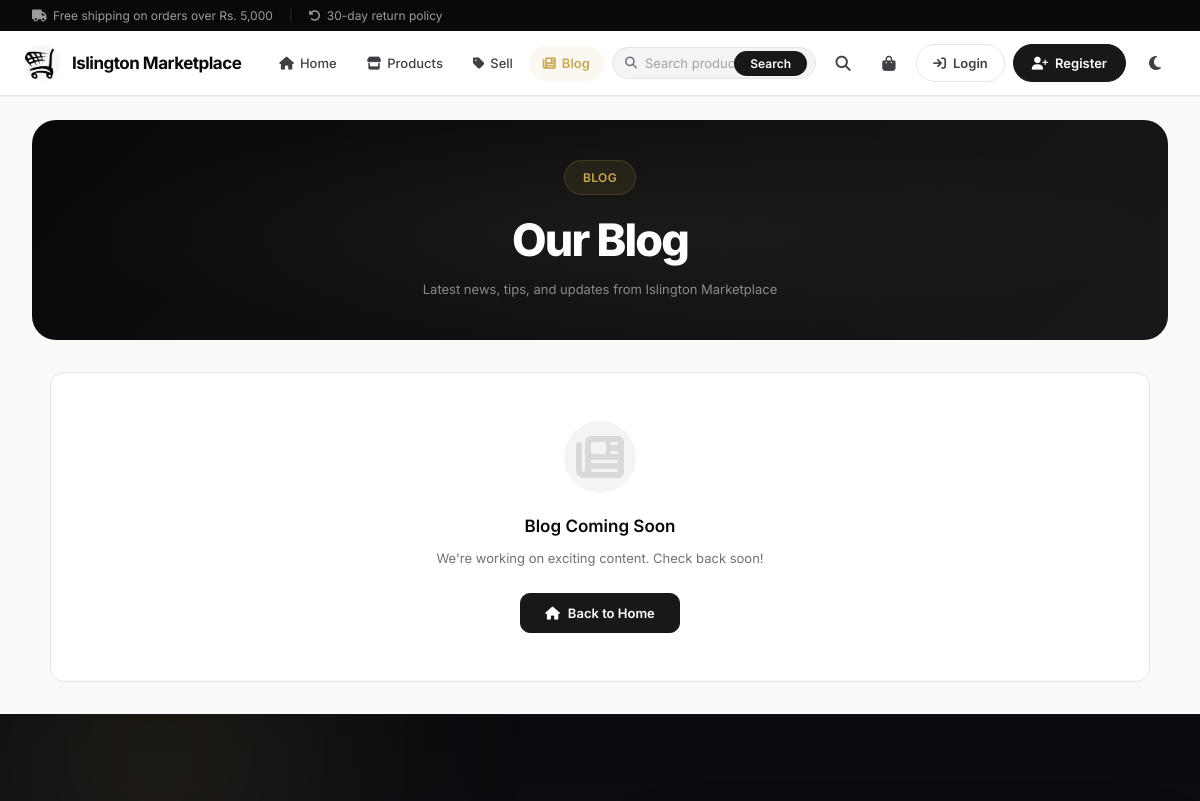
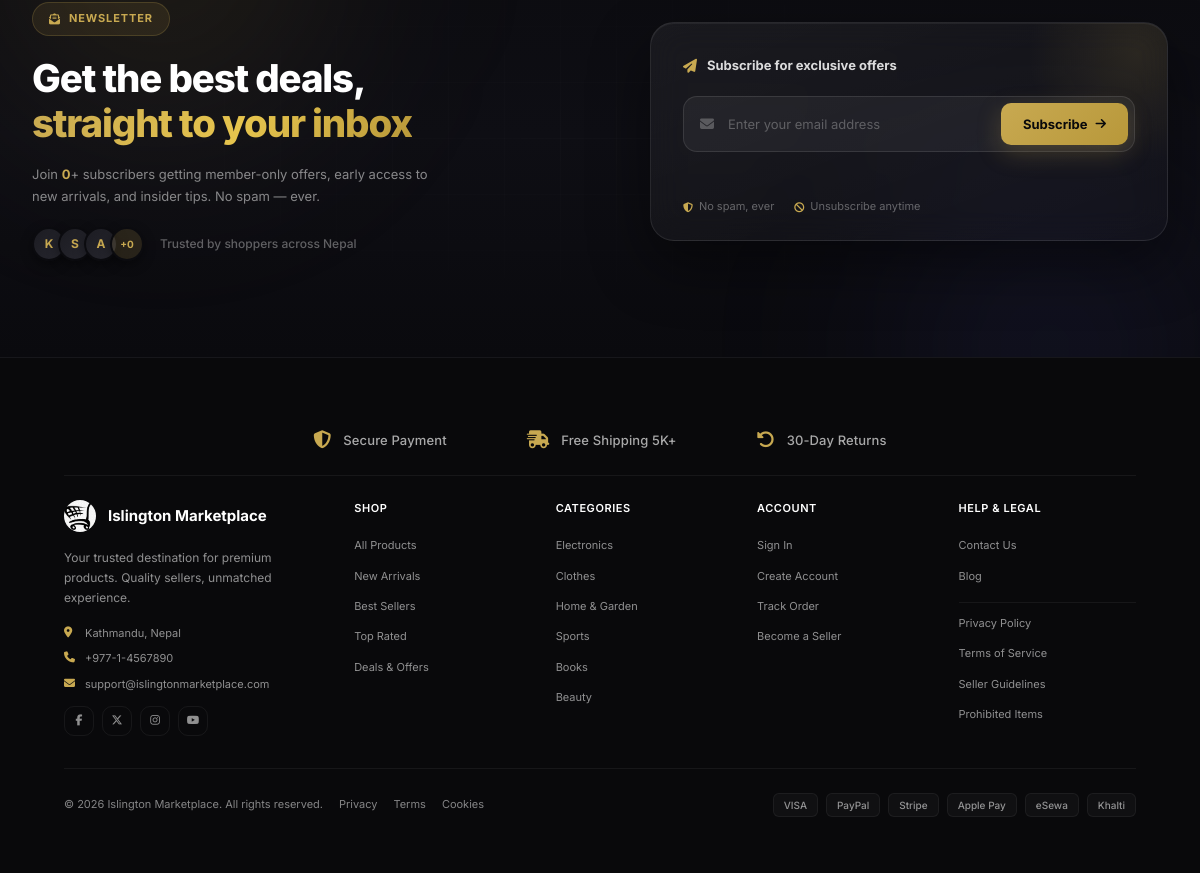
Page /blog/ on the earlier database version (2 pictures, top to bottom).
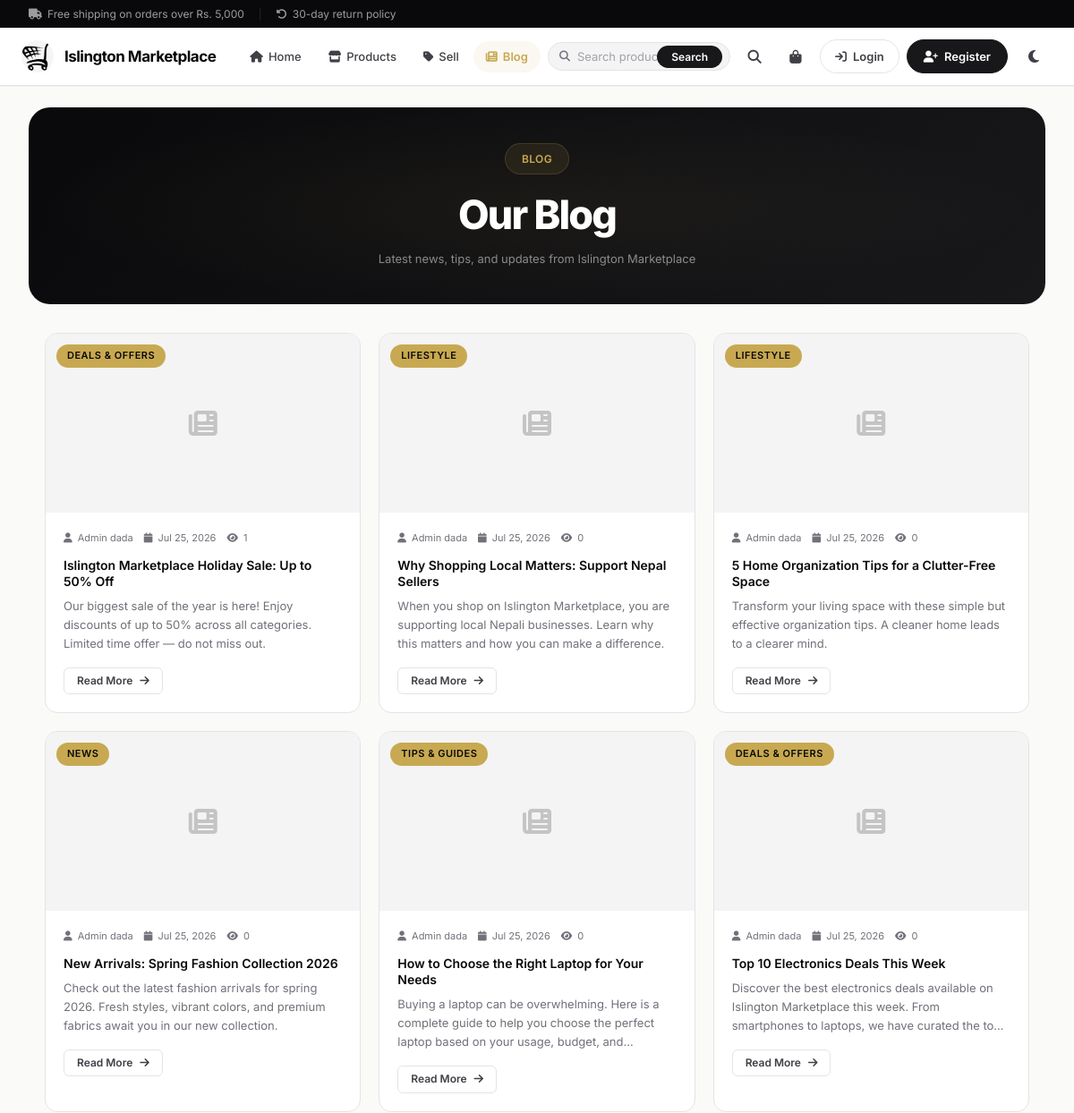
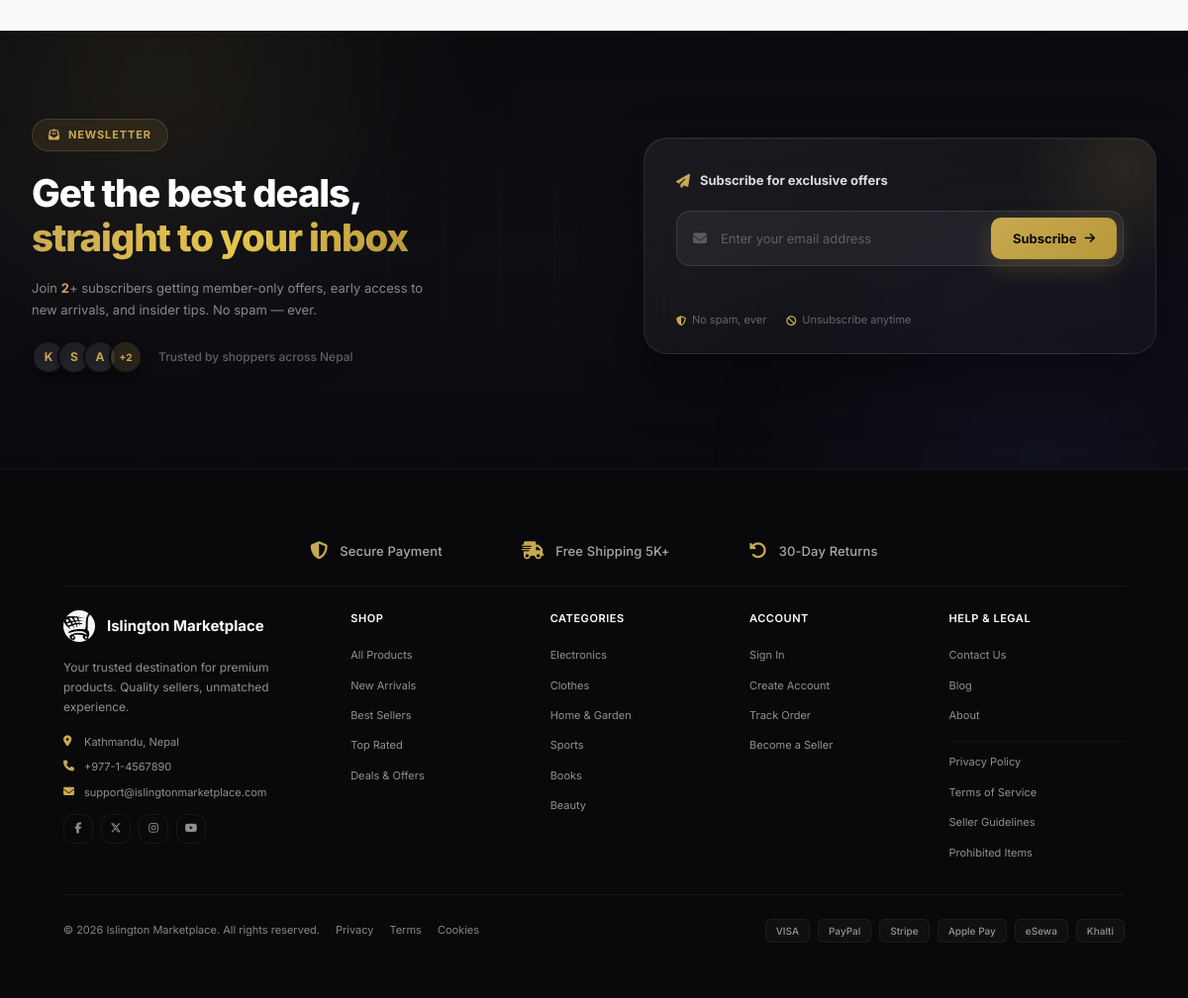
Same page on the later database version (2 pictures, top to bottom).
### blog/models.py (models this page shows, shortened)
class BlogPost(models.Model):
    title = models.CharField(max_length=200)
    slug = models.SlugField(unique=True, blank=True)
    author = models.ForeignKey(User, on_delete=models.CASCADE, related_name='blog_posts')
    excerpt = models.TextField(max_length=300, help_text='Short summary shown on blog listing')
    content = models.TextField()
    featured_image = models.URLField(blank=True, help_text='URL of the blog post image')
    category = models.CharField(max_length=50, blank=True, choices=[
        ('', 'Uncategorized'),
        ('news', 'News'),
        ('tips', 'Tips & Guides'),
        ('deals', 'Deals & Offers'),
        ('lifestyle', 'Lifestyle'),
    ])
    is_published = models.BooleanField(default=True)
    views_count = models.PositiveIntegerField(default=0)
    created_at = models.DateTimeField(auto_now_add=True)
    updated_at = models.DateTimeField(auto_now=True)
    class Meta:
        ordering = ['-created_at']

### pages/models.py (models this page shows, shortened)
class Page(models.Model):
    title = models.CharField(max_length=200)
    slug = models.SlugField(unique=True, blank=True)
    content = models.TextField()
    is_published = models.BooleanField(default=True)
    created_at = models.DateTimeField(auto_now_add=True)
    updated_at = models.DateTimeField(auto_now=True)
    class Meta:
        ordering = ['-created_at']

### blog/views.py (the view)
# urls.py: path('', views.blog, name='blog'),
def blog(request):
    posts = BlogPost.objects.filter(is_published=True)
    paginator = Paginator(posts, 6)
    page = request.GET.get('page')
    posts = paginator.get_page(page)
    return render(request, 'blog/blog.html', {'posts': posts})

### marketplace/context_processors.py (called while the page is built, shortened)
def cart_context(request):
    context = {
        'cart_item_count': 0,
        'wishlist_count': 0,
    }
    if request.user.is_authenticated:
        try:
            cart = Cart.objects.get(user=request.user)
            context['cart_item_count'] = cart.total_items
            context['cart_total'] = cart.total_price
        except Cart.DoesNotExist:
            pass
        try:
            wishlist = Wishlist.objects.get(user=request.user)
            context['wishlist_count'] = wishlist.products.count()
        except Wishlist.DoesNotExist:
            pass
    else:
        session_key = request.session.session_key
    return context

def notifications_context(request):
    from django.contrib.messages import get_messages
    messages = []
    storage = get_messages(request)
    for message in storage:
        messages.append({
            'tags': message.tags,
            'message': str(message),
        })
    return {'toast_messages': messages}

### pages/context_processors.py (called while the page is built)
def nav_pages(request):
    nav_pages = Page.objects.filter(is_published=True).order_by('title')
    return {'nav_pages': nav_pages}

### templates/blog/blog.html (shortened to what this page needs)
{% extends 'master/base.html' %}
{% load static %}
{% block content %}
<section class="page-header">
    <div class="page-header-content">
        <span class="section-badge">Blog</span>
        <h1>Our Blog</h1>
        <p>Latest news, tips, and updates from Islington Marketplace</p>
    </div>
</section>
<section class="blog-page fade-in">
    {% if posts %}
    <div class="blog-grid">
        {% for post in posts %}
        <article class="blog-card">
            <div class="blog-card-image">
                {% if post.featured_image %}
                    <img src="{{ post.featured_image }}" alt="{{ post.title }}" loading="lazy">
                {% else %}
                    <div class="blog-card-placeholder">
                        <i class="fas fa-newspaper" style="font-size: 2rem; opacity: 0.2;"></i>
                    </div>
                {% endif %}
                {% if post.category %}
                <span class="blog-card-category">{{ post.get_category_display }}</span>
                {% endif %}
            </div>
            <div class="blog-card-body">
                <div class="blog-card-meta">
                    <span><i class="fas fa-user"></i> {{ post.author.get_full_name|default:post.author.username }}</span>
                    <span><i class="fas fa-calendar"></i> {{ post.created_at|date:"M d, Y" }}</span>
                    <span><i class="fas fa-eye"></i> {{ post.views_count }}</span>
                </div>
                <h3 class="blog-card-title"><a href="{% url 'blog_detail' post.slug %}">{{ post.title }}</a></h3>
                <p class="blog-card-excerpt">{{ post.excerpt }}</p>
                <a href="{% url 'blog_detail' post.slug %}" class="btn btn-sm btn-outline">Read More <i class="fas fa-arrow-right"></i></a>
            </div>
        </article>
        {% endfor %}
    </div>
    {% else %}
    <div class="empty-state" style="padding: var(--sp-12);">
        <div class="empty-icon">
            <i class="fas fa-newspaper" style="font-size: 3rem; opacity: 0.2;"></i>
        </div>
        <h3>Blog Coming Soon</h3>
        <p>We're working on exciting content. Check back soon!</p>
        <a href="{% url 'home' %}" class="btn btn-primary"><i class="fas fa-house"></i> Back to Home</a>
    </div>
    {% endif %}
</section>
{% endblock %}

### templates/master/base.html (shortened to what the changed rows need)
{% load static %}
<!DOCTYPE html>
<html lang="en" data-theme="light">
<head>
    <link rel="stylesheet" href="https://cdnjs.cloudflare.com/ajax/libs/font-awesome/6.5.1/css/all.min.css">
    <link rel="stylesheet" href="{% static 'css/style.css' %}?v=4.4">
</head>
<body>
    <main class="main-content">
        {% block content %}{% endblock %}
    </main>
    <section class="newsletter-section{% if newsletter_subscribed %} subscribed{% endif %}" id="newsletterSection">
        <div class="main-content">
            <div class="newsletter-inner">
                <div class="newsletter-text">
                    <h2 id="newsletterTitle">Get the best deals,<br><span class="nl-accent">straight to your inbox</span></h2>
                    <p id="newsletterDesc">Join <strong id="subscriberCount" class="nl-count">{{ subscriber_count }}</strong>+ subscribers getting member-only offers, early access to new arrivals, and insider tips. No spam — ever.</p>
                    <div class="newsletter-social-proof" id="newsletterSocial">
                        <div class="nl-avatars">
                            <span class="nl-avatar">K</span>
                            <span class="nl-avatar">S</span>
                            <span class="nl-avatar">A</span>
                            <span class="nl-avatar nl-avatar-more">+{{ subscriber_count }}</span>
                        </div>
                    </div>
                </div>
            </div>
        </div>
    </section>
    <footer class="footer">
        <div class="main-content">
            <div class="footer-main">
                <div class="footer-col">
                    <ul>
                        {% for page in nav_pages %}
                        <li><a href="{% url 'page_detail' page.slug %}">{{ page.title }}</a></li>
                        {% endfor %}
                    </ul>
                </div>
            </div>
        </div>
    </footer>
</body>
</html>

Differences in the rows shown:
added BlogPost: category "DEALS & OFFERS", author.get_full_name "Admin dada", created_at "Jul 25, 2026", views_count "1", title "Islington Marketplace Holiday Sale: Up to 50% Off", excerpt "Our biggest sale of the year is here! Enjoy discounts of up to 50% across all categories. Limited time offer — do not miss out."
added BlogPost: category "LIFESTYLE", author.get_full_name "Admin dada", created_at "Jul 25, 2026", views_count "0", title "Why Shopping Local Matters: Support Nepal Sellers", excerpt "When you shop on Islington Marketplace, you are supporting local Nepali businesses. Learn why this matters and how you can make a difference."
added BlogPost: category "LIFESTYLE", author.get_full_name "Admin dada", created_at "Jul 25, 2026", views_count "0", title "5 Home Organization Tips for a Clutter-Free Space", excerpt "Transform your living space with these simple but effective organization tips. A cleaner home leads to a clearer mind."
added BlogPost: category "NEWS", author.get_full_name "Admin dada", created_at "Jul 25, 2026", views_count "0", title "New Arrivals: Spring Fashion Collection 2026", excerpt "Check out the latest fashion arrivals for spring 2026. Fresh styles, vibrant colors, and premium fabrics await you in our new collection."
added BlogPost: category "TIPS & GUIDES", author.get_full_name "Admin dada", created_at "Jul 25, 2026", views_count "0", title "How to Choose the Right Laptop for Your Needs", excerpt "Buying a laptop can be overwhelming. Here is a complete guide to help you choose the perfect laptop based on your usage, budget,…"
added BlogPost: category "DEALS & OFFERS", author.get_full_name "Admin dada", created_at "Jul 25, 2026", views_count "0", title "Top 10 Electronics Deals This Week", excerpt "Discover the best electronics deals available on Islington Marketplace this week. From smartphones to laptops, we have curated the…"
added Page: title "About"
Other differences:
{{ subscriber_count }}: "0" → "2"
text no longer shown: "Blog Coming Soon We're working on exciting content. Check back soon! Back to Home"
